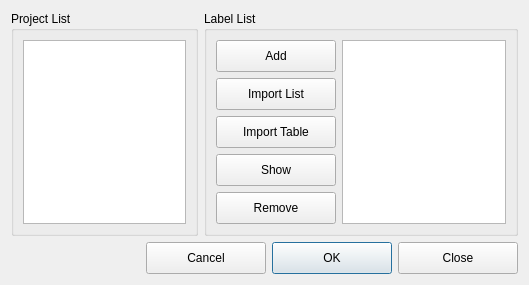
<?xml version="1.0" encoding="UTF-8"?>
<ui version="4.0">
 <class>LabelDialog</class>
 <widget class="QDialog" name="LabelDialog">
  <property name="geometry">
   <rect>
    <x>0</x>
    <y>0</y>
    <width>529</width>
    <height>278</height>
   </rect>
  </property>
  <property name="windowTitle">
   <string>Dialog</string>
  </property>
  <layout class="QGridLayout" name="gridLayout_7">
   <item row="0" column="0">
    <widget class="QGroupBox" name="projectgroupBox">
     <property name="title">
      <string>Project List</string>
     </property>
     <layout class="QGridLayout" name="gridLayout_4">
      <item row="0" column="0">
       <widget class="QListView" name="projectView">
        <property name="editTriggers">
         <set>QAbstractItemView::NoEditTriggers</set>
        </property>
        <property name="alternatingRowColors">
         <bool>true</bool>
        </property>
       </widget>
      </item>
     </layout>
    </widget>
   </item>
   <item row="1" column="0" colspan="2">
    <layout class="QGridLayout" name="gridLayout_2">
     <item row="0" column="2">
      <widget class="QPushButton" name="cancelButton">
       <property name="minimumSize">
        <size>
         <width>120</width>
         <height>32</height>
        </size>
       </property>
       <property name="maximumSize">
        <size>
         <width>120</width>
         <height>32</height>
        </size>
       </property>
       <property name="text">
        <string>Cancel</string>
       </property>
      </widget>
     </item>
     <item row="0" column="4">
      <widget class="QPushButton" name="closeButton">
       <property name="minimumSize">
        <size>
         <width>120</width>
         <height>32</height>
        </size>
       </property>
       <property name="maximumSize">
        <size>
         <width>120</width>
         <height>32</height>
        </size>
       </property>
       <property name="text">
        <string>Close</string>
       </property>
       <property name="default">
        <bool>false</bool>
       </property>
      </widget>
     </item>
     <item row="0" column="0">
      <spacer name="horizontalSpacer">
       <property name="orientation">
        <enum>Qt::Horizontal</enum>
       </property>
       <property name="sizeHint" stdset="0">
        <size>
         <width>47</width>
         <height>20</height>
        </size>
       </property>
      </spacer>
     </item>
     <item row="0" column="3">
      <widget class="QPushButton" name="okButton">
       <property name="minimumSize">
        <size>
         <width>120</width>
         <height>32</height>
        </size>
       </property>
       <property name="maximumSize">
        <size>
         <width>120</width>
         <height>32</height>
        </size>
       </property>
       <property name="text">
        <string>OK</string>
       </property>
       <property name="default">
        <bool>true</bool>
       </property>
      </widget>
     </item>
    </layout>
   </item>
   <item row="0" column="1">
    <widget class="QGroupBox" name="labelgroupBox">
     <property name="title">
      <string>Label List</string>
     </property>
     <layout class="QGridLayout" name="gridLayout">
      <item row="0" column="0">
       <widget class="QPushButton" name="addButton">
        <property name="minimumSize">
         <size>
          <width>120</width>
          <height>32</height>
         </size>
        </property>
        <property name="maximumSize">
         <size>
          <width>120</width>
          <height>32</height>
         </size>
        </property>
        <property name="text">
         <string>Add</string>
        </property>
       </widget>
      </item>
      <item row="0" column="1" rowspan="5">
       <widget class="QListView" name="labelView">
        <property name="editTriggers">
         <set>QAbstractItemView::NoEditTriggers</set>
        </property>
        <property name="alternatingRowColors">
         <bool>true</bool>
        </property>
       </widget>
      </item>
      <item row="1" column="0">
       <widget class="QPushButton" name="importlistButton">
        <property name="sizePolicy">
         <sizepolicy hsizetype="Minimum" vsizetype="Fixed">
          <horstretch>85</horstretch>
          <verstretch>24</verstretch>
         </sizepolicy>
        </property>
        <property name="minimumSize">
         <size>
          <width>120</width>
          <height>32</height>
         </size>
        </property>
        <property name="maximumSize">
         <size>
          <width>120</width>
          <height>32</height>
         </size>
        </property>
        <property name="text">
         <string>Import List</string>
        </property>
       </widget>
      </item>
      <item row="2" column="0">
       <widget class="QPushButton" name="importtabButton">
        <property name="minimumSize">
         <size>
          <width>120</width>
          <height>32</height>
         </size>
        </property>
        <property name="maximumSize">
         <size>
          <width>120</width>
          <height>32</height>
         </size>
        </property>
        <property name="text">
         <string>Import Table</string>
        </property>
       </widget>
      </item>
      <item row="3" column="0">
       <widget class="QPushButton" name="showButton">
        <property name="minimumSize">
         <size>
          <width>120</width>
          <height>32</height>
         </size>
        </property>
        <property name="maximumSize">
         <size>
          <width>120</width>
          <height>32</height>
         </size>
        </property>
        <property name="text">
         <string>Show</string>
        </property>
       </widget>
      </item>
      <item row="4" column="0">
       <widget class="QPushButton" name="removeButton">
        <property name="minimumSize">
         <size>
          <width>120</width>
          <height>32</height>
         </size>
        </property>
        <property name="maximumSize">
         <size>
          <width>120</width>
          <height>32</height>
         </size>
        </property>
        <property name="text">
         <string>Remove</string>
        </property>
       </widget>
      </item>
      <item row="5" column="0">
       <spacer name="verticalSpacer">
        <property name="orientation">
         <enum>Qt::Vertical</enum>
        </property>
        <property name="sizeHint" stdset="0">
         <size>
          <width>20</width>
          <height>14</height>
         </size>
        </property>
       </spacer>
      </item>
     </layout>
     <zorder>importlistButton</zorder>
     <zorder>importtabButton</zorder>
     <zorder>showButton</zorder>
     <zorder>removeButton</zorder>
     <zorder>labelView</zorder>
     <zorder>addButton</zorder>
    </widget>
   </item>
  </layout>
  <zorder>labelgroupBox</zorder>
  <zorder>projectgroupBox</zorder>
 </widget>
 <resources/>
 <connections/>
</ui>
